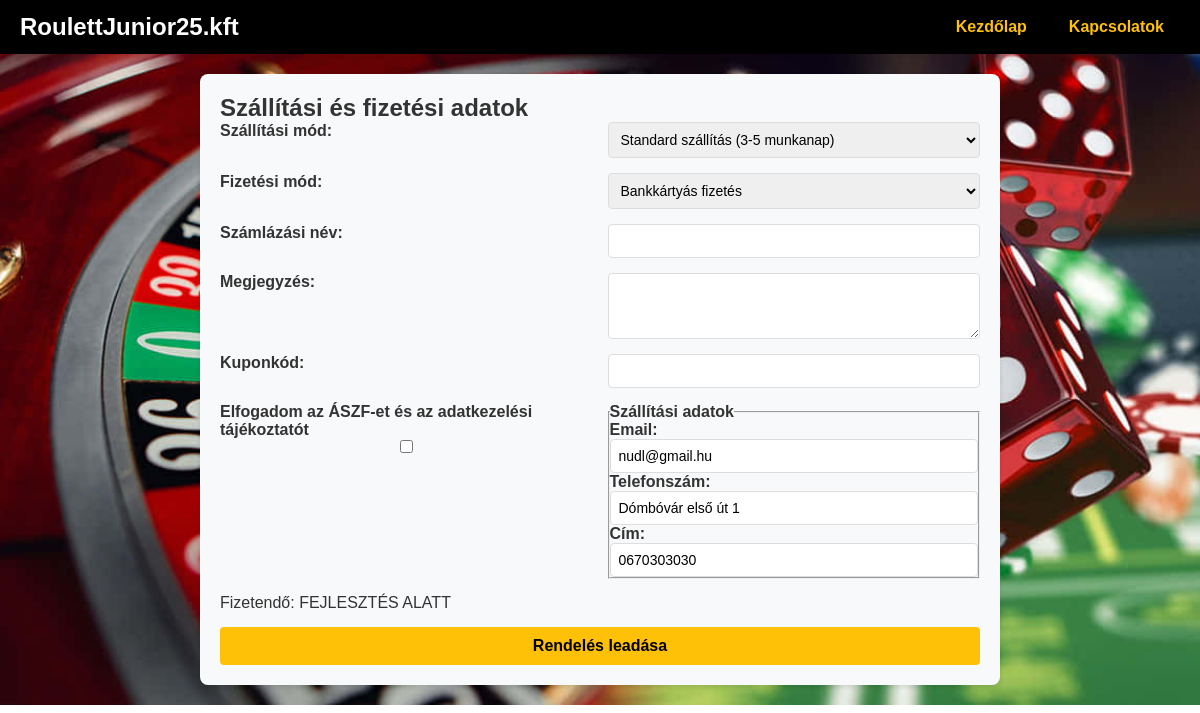
/api/penztar.php (signed in), run on the app's committed database.
### tables this page shows
CREATE TABLE `users` (
  `user_id` int(11) NOT NULL,
  `username` varchar(50) NOT NULL,
  `email` varchar(100) NOT NULL,
  `password` varchar(255) NOT NULL,
  `created_at` datetime DEFAULT current_timestamp(),
  `is_admin` tinyint(1) DEFAULT 0,
  `phone` varchar(20) DEFAULT NULL,
  `address` text DEFAULT NULL
);

### api/penztar.php (the view, shortened to what this page needs)
<?php
include '../includes/db.php';
$address = $phone = $email = "";
if (isset($_SESSION['user_id'])) {
    $userId = $_SESSION['user_id'];
    $stmt = $conn->prepare("SELECT email, phone, address FROM users WHERE user_id = ?");
    $stmt->bind_param("i", $userId);
    $stmt->execute();
    $stmt->bind_result($email, $phone, $address);
}
?>
<!DOCTYPE html>
<html lang="hu">
<head>
    <link rel="stylesheet" href="style.css">
</head>
<body>
    <header>
        <h1>RoulettJunior25.kft</h1>
        <nav>
            <a class="item-1" href="index.php">Kezdőlap</a>
            <a class="item-2" href="contact.php">Kapcsolatok</a>
        </nav>
    </header>
    <main>
    <h2>Szállítási és fizetési adatok</h2>
    <form method="POST" action="penztar.php">
        <label for="delivery-method">Szállítási mód:</label>
        <select id="delivery-method" name="delivery_method">
            <option value="standard">Standard szállítás (3-5 munkanap)</option>
        </select>
        <label for="payment-method">Fizetési mód:</label>
        <select id="payment-method" name="payment_method">
            <option value="card">Bankkártyás fizetés</option>
        </select>
        <label for="billing-name">Számlázási név:</label>
        <input id="billing-name" type="text" name="billing_name">
        <label for="note">Megjegyzés:</label>
        <textarea id="note" name="note" rows="3"></textarea>
        <label for="coupon">Kuponkód:</label>
        <input id="coupon" type="text" name="coupon">
        <label>
            Elfogadom az ÁSZF-et és az adatkezelési tájékoztatót
            <input type="checkbox" name="terms" required>
        </label>
        <fieldset>
            <legend><strong>Szállítási adatok</strong></legend>
            <label for="email">Email:</label>
            <input id="email" type="email" name="email" value="<?= htmlspecialchars($email) ?>" readonly>
            <label for="phone">Telefonszám:</label>
            <input id="phone" type="text" name="phone" value="<?= htmlspecialchars($phone) ?>" readonly>
            <label for="address">Cím:</label>
            <input id="address" type="text" name="address" value="<?= htmlspecialchars($address) ?>" readonly>
        </fieldset>
        <p>Fizetendő: FEJLESZTÉS ALATT</p>
        <button type="submit" name="rendeles" >Rendelés leadása</button>
    </form>
</main>
</body>
</html>

### api/style.css (style rules this page uses)
body { font-family: Arial, sans-serif; margin: 0; padding: 0; background-image: url(img/hatter.png); background-repeat: no-repeat; background-size: cover; color: #333; }
header { background-color: #000; color: #fff; padding: 10px 20px; display: flex; justify-content: space-between; align-items: center; }
header h1 { margin: 0; font-size: 24px; }
nav { display: flex; align-items: center; gap: 10px; }
nav a { color: #ffc107; text-decoration: none; font-weight: bold; padding: 8px 16px; border-radius: 4px; transition: background-color 0.3s ease; }
main { max-width: 800px; margin: 20px auto; padding: 20px; background-color: #f8f9fa; border-radius: 8px; box-shadow: 0 2px 5px rgba(0, 0, 0, 0.1); }
form { display: grid; grid-template-columns: 1fr 1fr; gap: 15px; }
label { font-weight: bold; margin-bottom: 5px; }
input, select, textarea { width: 100%; padding: 8px; border: 1px solid #ddd; border-radius: 4px; font-size: 14px; }
button { grid-column: span 2; padding: 10px; background-color: #ffc107; border: none; border-radius: 4px; font-size: 16px; font-weight: bold; cursor: pointer; transition: background-color 0.3s ease; }
* { box-sizing: border-box; margin: 0; padding: 0; }

### data on the page
users: email "nudl@gmail.hu", phone "Dómbóvár első út 1", address "0670303030"
